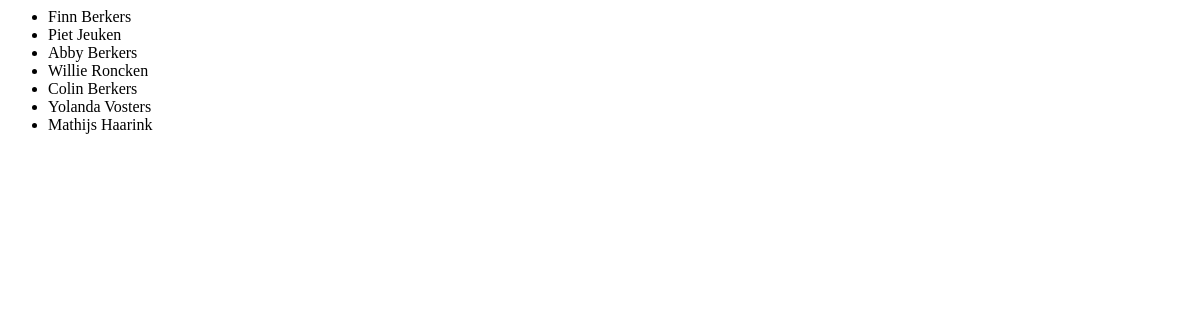
The app's page /, older data.
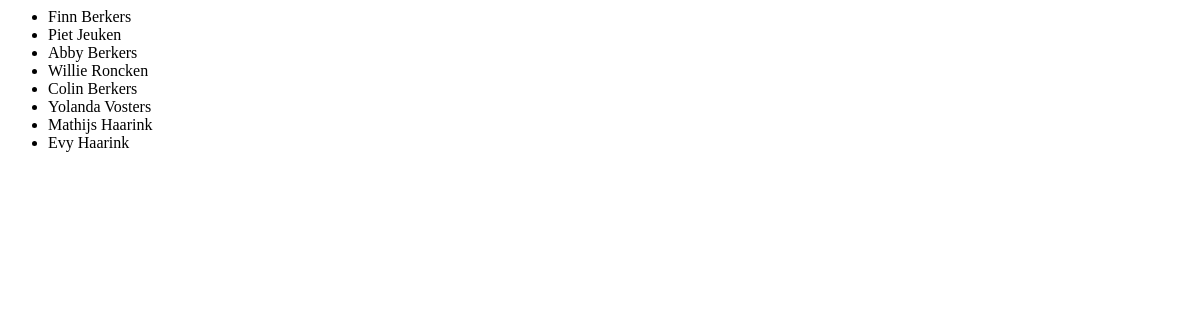
The same page, newer data.
### seating/models.py (models this page shows, shortened)
class Person(models.Model):
    first_name = models.CharField(max_length=100)
    last_name = models.CharField(max_length=100)
    family = models.ForeignKey(Family, on_delete=models.CASCADE)
    forbidden_neighbors = models.ManyToManyField("self", blank=True)

### seating/views.py (the view)
# urls.py: path('', views.index, name='index'),
def index(request):
    people_list = Person.objects.all()
    context = {'people_list': people_list}
    return render(request, 'seating/index.html', context)

### seating/templates/seating/index.html
{% if people_list %}
    <ul>
    {% for person in people_list %}
        <li>{{ person.first_name }} {{ person.last_name }}</li>
    {% endfor %}
    </ul>
{% endif %}

Row changes from the older to the newer data that the page shows:
added Person: first_name "Evy", last_name "Haarink"
